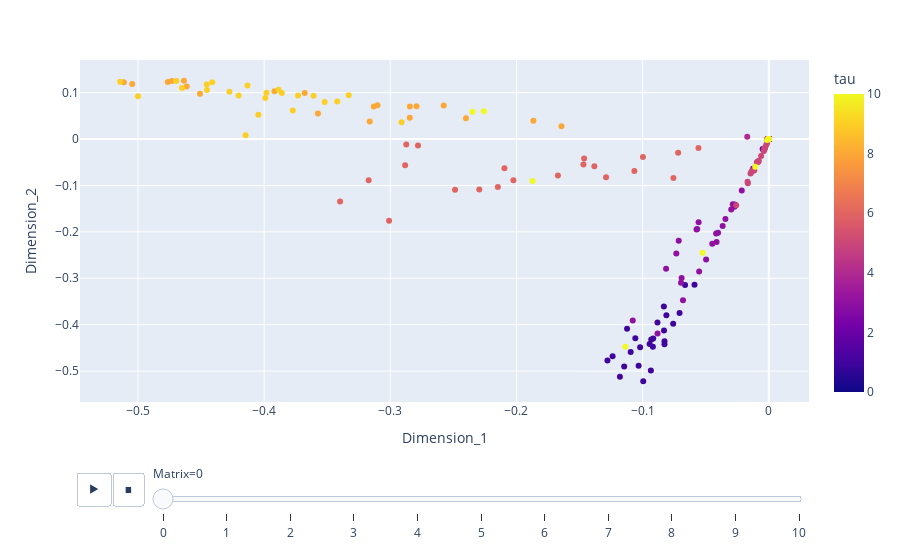

The notebook cell saved with this chart:
### Code cell
import plotly.express as px

# Example plot
fig = px.scatter(yadf, 
                 x='Dimension_1', 
                 y='Dimension_2', 
                 color='tau', 
                 animation_frame='Matrix')

fig.show()

### Figure 1 — Plotly figure (JSON) as saved in the notebook; plotly's stock layout.template omitted (floating-point values rounded to 4 significant figures; data arrays with more than 128 entries replaced by an {"elided": "..."} marker saying what was removed)
{"data": [{"hovertemplate": "Matrix=0<br>Dimension_1=%{x}<br>Dimension_2=%{y}<br>tau=%{marker.color}<extra></extra>", "legendgroup": "", "marker": {"color": {"elided": "242 int values"}, "coloraxis": "coloraxis", "symbol": "circle"}, "mode": "markers", "name": "", "orientation": "v", "showlegend": false, "type": "scatter", "x": {"elided": "242 float values"}, "xaxis": "x", "y": {"elided": "242 float values"}, "yaxis": "y"}], "layout": {"coloraxis": {"colorbar": {"title": {"text": "tau"}}, "colorscale": [[0, "#0d0887"], [0.1111, "#46039f"], [0.2222, "#7201a8"], [0.3333, "#9c179e"], [0.4444, "#bd3786"], [0.5556, "#d8576b"], [0.6667, "#ed7953"], [0.7778, "#fb9f3a"], [0.8889, "#fdca26"], [1, "#f0f921"]]}, "legend": {"tracegroupgap": 0}, "margin": {"t": 60}, "sliders": [{"active": 0, "currentvalue": {"prefix": "Matrix="}, "len": 0.9, "pad": {"b": 10, "t": 60}, "steps": [{"args": [["0"], {"frame": {"duration": 0, "redraw": false}, "fromcurrent": true, "mode": "immediate", "transition": {"duration": 0, "easing": "linear"}}], "label": "0", "method": "animate"}, {"args": [["1"], {"frame": {"duration": 0, "redraw": false}, "fromcurrent": true, "mode": "immediate", "transition": {"duration": 0, "easing": "linear"}}], "label": "1", "method": "animate"}, {"args": [["2"], {"frame": {"duration": 0, "redraw": false}, "fromcurrent": true, "mode": "immediate", "transition": {"duration": 0, "easing": "linear"}}], "label": "2", "method": "animate"}, {"args": [["3"], {"frame": {"duration": 0, "redraw": false}, "fromcurrent": true, "mode": "immediate", "transition": {"duration": 0, "easing": "linear"}}], "label": "3", "method": "animate"}, {"args": [["4"], {"frame": {"duration": 0, "redraw": false}, "fromcurrent": true, "mode": "immediate", "transition": {"duration": 0, "easing": "linear"}}], "label": "4", "method": "animate"}, {"args": [["5"], {"frame": {"duration": 0, "redraw": false}, "fromcurrent": true, "mode": "immediate", "transition": {"duration": 0, "easing": "linear"}}], "label": "5", "method": "animate"}, {"args": [["6"], {"frame": {"duration": 0, "redraw": false}, "fromcurrent": true, "mode": "immediate", "transition": {"duration": 0, "easing": "linear"}}], "label": "6", "method": "animate"}, {"args": [["7"], {"frame": {"duration": 0, "redraw": false}, "fromcurrent": true, "mode": "immediate", "transition": {"duration": 0, "easing": "linear"}}], "label": "7", "method": "animate"}, {"args": [["8"], {"frame": {"duration": 0, "redraw": false}, "fromcurrent": true, "mode": "immediate", "transition": {"duration": 0, "easing": "linear"}}], "label": "8", "method": "animate"}, {"args": [["9"], {"frame": {"duration": 0, "redraw": false}, "fromcurrent": true, "mode": "immediate", "transition": {"duration": 0, "easing": "linear"}}], "label": "9", "method": "animate"}, {"args": [["10"], {"frame": {"duration": 0, "redraw": false}, "fromcurrent": true, "mode": "immediate", "transition": {"duration": 0, "easing": "linear"}}], "label": "10", "method": "animate"}], "x": 0.1, "xanchor": "left", "y": 0, "yanchor": "top"}], "updatemenus": [{"buttons": [{"args": [null, {"frame": {"duration": 500, "redraw": false}, "fromcurrent": true, "mode": "immediate", "transition": {"duration": 500, "easing": "linear"}}], "label": "&#9654;", "method": "animate"}, {"args": [[null], {"frame": {"duration": 0, "redraw": false}, "fromcurrent": true, "mode": "immediate", "transition": {"duration": 0, "easing": "linear"}}], "label": "&#9724;", "method": "animate"}], "direction": "left", "pad": {"r": 10, "t": 70}, "showactive": false, "type": "buttons", "x": 0.1, "xanchor": "right", "y": 0, "yanchor": "top"}], "xaxis": {"anchor": "y", "domain": [0, 1], "title": {"text": "Dimension_1"}}, "yaxis": {"anchor": "x", "domain": [0, 1], "title": {"text": "Dimension_2"}}}}
